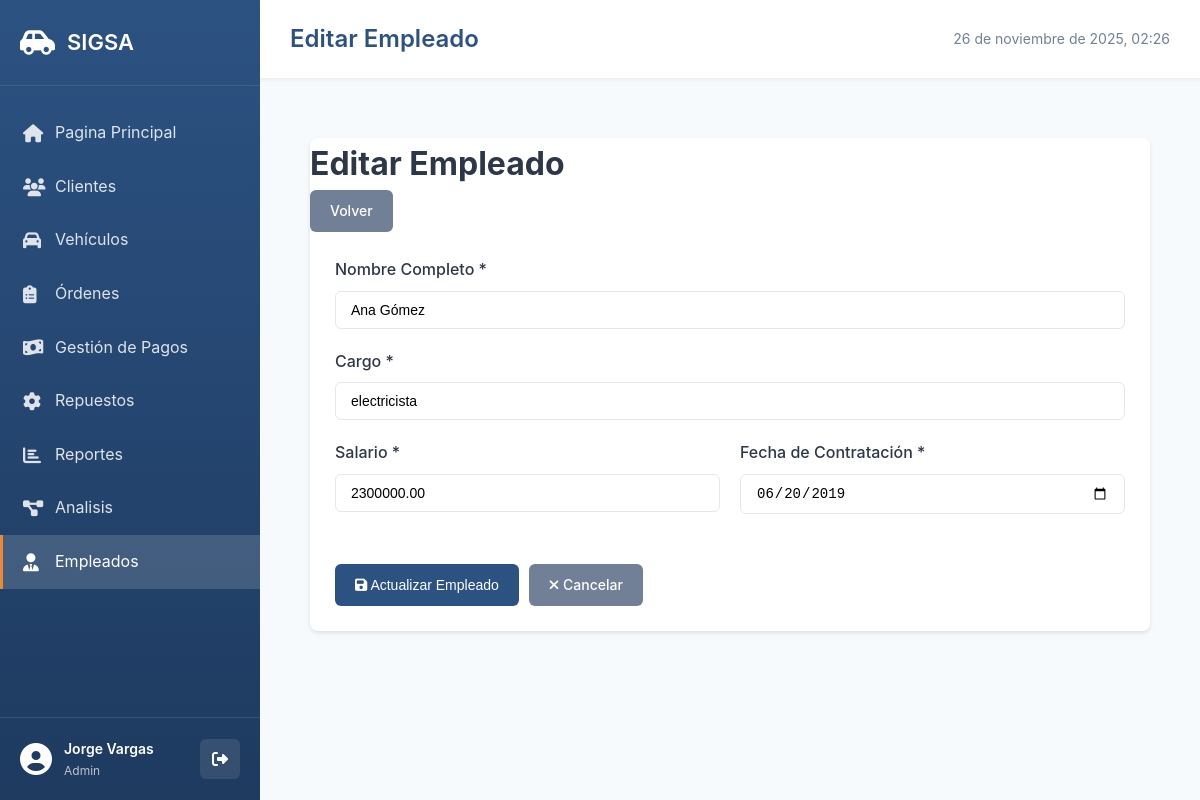
/pages/empleados/edit.php?id=2 (signed in), run on the app's committed database.
### tables this page shows
CREATE TABLE Empleados (
    id_empleado INT AUTO_INCREMENT PRIMARY KEY,
    nombre VARCHAR(200) NOT NULL,
    documento VARCHAR(20) NOT NULL UNIQUE,
    cargo ENUM('mecanico', 'electricista', 'pintor', 'gerente', 'asesor') NOT NULL,
    salario DECIMAL(10, 2) NOT NULL,
    fecha_contratacion DATE NOT NULL,
    telefono VARCHAR(20),
    correo VARCHAR(100),
    estado ENUM('activo', 'inactivo') DEFAULT 'activo',
    INDEX idx_cargo (cargo),
    INDEX idx_estado (estado)
);

### pages/empleados/edit.php (the view, shortened to what this page needs)
<?php
$db = getDB();
$id = $_GET['id'] ?? 0;
$stmt = $db->prepare("SELECT * FROM Empleados WHERE id_empleado = ?");
$stmt->execute([$id]);
$empleado = $stmt->fetch();
include __DIR__ . '/../../includes/header.php';
?>
<div class="container">
    <div class="card">
        <div class="card-header">
            <h1>Editar Empleado</h1>
            <a href="index.php" class="btn btn-secondary">Volver</a>
        </div>
        <div class="card-body">
            <form method="POST">
                <div class="form-group">
                    <label for="nombre">Nombre Completo *</label>
                    <input type="text" id="nombre" name="nombre" value="<?= htmlspecialchars($empleado['nombre']) ?>" class="form-control" required>
                </div>
                <div class="form-group">
                    <label for="cargo">Cargo *</label>
                    <input type="text" id="cargo" name="cargo" value="<?= htmlspecialchars($empleado['cargo']) ?>" class="form-control" required>
                </div>
                <div class="form-row">
                    <div class="form-group">
                        <label for="salario">Salario *</label>
                        <input type="number" id="salario" name="salario" value="<?= $empleado['salario'] ?>" class="form-control" step="0.01" min="0" required>
                    </div>
                    <div class="form-group">
                        <label for="fecha_contratacion">Fecha de Contratación *</label>
                        <input type="date" id="fecha_contratacion" name="fecha_contratacion" value="<?= $empleado['fecha_contratacion'] ?>" class="form-control" required>
                    </div>
                </div>
                <div class="form-actions">
                    <button type="submit" class="btn btn-primary">
                        <i class="fas fa-save"></i> Actualizar Empleado
                    </button>
                    <a href="index.php" class="btn btn-secondary">
                        <i class="fas fa-times"></i> Cancelar
                    </a>
                </div>
            </form>
        </div>
    </div>
</div>
<?php include __DIR__ . '/../../includes/footer.php'; ?>

### assets/css/style.css (style rules this page uses)
* { margin: 0; padding: 0; box-sizing: border-box; }
:root { --primary-color: #2c5282; --secondary-color: #4a90b5; --success-color: #48bb78; --danger-color: #f56565; --warning-color: #ed8936; --info-color: #4299e1; --dark-color: #2d3748; --light-color: #f7fafc; --border-color: #e2e8f0; --text-color: #2d3748; --text-secondary: #718096; }
body { font-family: -apple-system, BlinkMacSystemFont, 'Segoe UI', 'Roboto', 'Oxygen', 'Ubuntu', sans-serif; background-color: #f7fafc; color: var(--text-color); line-height: 1.6; }
.container { max-width: 1400px; margin: 0 auto; padding: 30px 20px; }
.card { background: white; border-radius: 8px; box-shadow: 0 2px 4px rgba(0,0,0,0.1); margin-bottom: 20px; }
.card-body { padding: 25px; }
.btn { padding: 10px 20px; border: none; border-radius: 6px; font-size: 14px; font-weight: 500; cursor: pointer; text-decoration: none; display: inline-block; transition: all 0.3s; }
.btn-primary { background-color: var(--primary-color); color: white; }
.btn-secondary { background-color: #718096; color: white; }
.form-group { margin-bottom: 20px; }
.form-row { display: grid; grid-template-columns: repeat(auto-fit, minmax(250px, 1fr)); gap: 20px; margin-bottom: 20px; }
.form-group label { display: block; margin-bottom: 8px; color: var(--text-color); font-weight: 500; }
.form-group input, .form-group select, .form-group textarea { width: 100%; padding: 10px 15px; border: 1px solid var(--border-color); border-radius: 6px; font-size: 14px; transition: border-color 0.3s; }
.form-actions { margin-top: 30px; display: flex; gap: 10px; }

### data on the page
empleados: nombre "Ana Gómez", cargo "electricista", salario "2300000.00", fecha_contratacion "06/20/2019"

### other printed values
$currentUser['nombre'] "Jorge Vargas"
$currentUser['rol'] "Admin"
$pageTitle "Editar Empleado"
